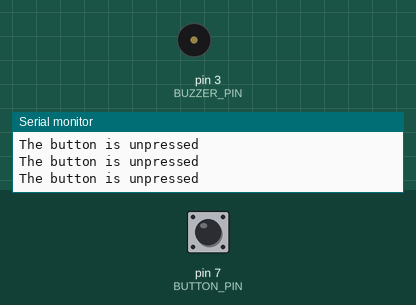
Recording of a sketch running on a simulated Arduino Uno, built with avr-gcc and run on an emulated ATmega328P. Shown: buzzer (waves = sounding, pin HIGH), the last lines printed to the serial monitor. Inputs (shaded band) come from the test bench; at power-on: pin 7 (BUTTON_PIN) HIGH. The modem accepts every AT command (registered, SIM ready, sends succeed) and sends nothing else.

Above: at 1.3 s.
1.4 s: pin 7 (BUTTON_PIN) pulled LOW for 0.15 s
At 2.5 s:
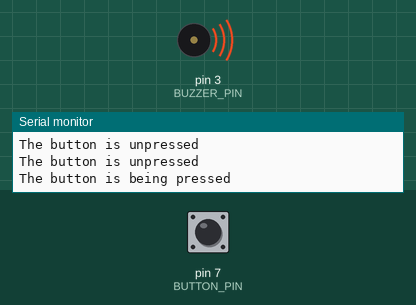
Timing chart, 0 to 41.1 s (numbered marks = the images above; inputs shaded):
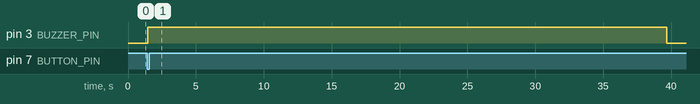

Measured:
- after the input at 1.4 s, pin 3 (BUZZER_PIN): LOW → HIGH at once, → LOW 38.2 s later

The sketch:

project.ino
```cpp
#include <SoftwareSerial.h>

SoftwareSerial mySerial(4, 5); // RX, TX

const char phoneNumber1[] = "+918919378556"; // Replace with the phone number you want to send SMS and call
const char defaultMessage[] = "Emergency Alert! Unusual Activity detected in Room no 118"; // Default message

const int BUTTON_PIN = 7; // Arduino pin connected to button's pin
const int BUZZER_PIN = 3; // Arduino pin connected to Buzzer's pin

void setup() {
  mySerial.begin(9600);   // Set the baud rate for the GSM module
  Serial.begin(9600);    // Set the baud rate for Serial Monitor
  pinMode(BUTTON_PIN, INPUT_PULLUP); // Set Arduino pin to input pull-up mode
  pinMode(BUZZER_PIN, OUTPUT);       // Set Arduino pin to output mode
  digitalWrite(BUZZER_PIN, LOW);     // Ensure buzzer is off initially
  delay(100);
}

void loop() {
  int buttonState = digitalRead(BUTTON_PIN); // Read button state

  if (buttonState == LOW) {
    // Button is pressed
    Serial.println("The button is being pressed");

    // Turn on the buzzer
    digitalWrite(BUZZER_PIN, HIGH);

    // Perform the actions: send SMS and make call to the number
    makeCallsAndSendSMS();

    // Turn off the buzzer after both actions
    digitalWrite(BUZZER_PIN, LOW);

    // Wait to avoid continuous activation
    delay(10000);
  } else {
    // Button is not pressed
    Serial.println("The button is unpressed");
    digitalWrite(BUZZER_PIN, LOW);  // Ensure buzzer is off
  }

  // Continuously read data from GSM module and print it to Serial Monitor
  if (mySerial.available() > 0) {
    Serial.write(mySerial.read());
  }
}

void sendSMS(const char* phoneNumber, const char* message) {
  mySerial.println("AT+CMGF=1");    // Set GSM module to text mode
  delay(1000);  // Wait for the command to be processed
  mySerial.print("AT+CMGS=\"");
  mySerial.print(phoneNumber);
  mySerial.println("\"");
  delay(1000);
  mySerial.println(message); // SMS text
  delay(100);
  mySerial.write(26); // ASCII code for CTRL+Z to send the SMS
  delay(1000);
}

void makeCall(const char* phoneNumber) {
  Serial.println("Attempting to make a call..."); // Debug message
  mySerial.print("ATD");
  mySerial.print(phoneNumber);
  mySerial.println(";");

  delay(1000); // Short delay before checking call status

  if (mySerial.available()) {
    Serial.print("Call response: ");
    while (mySerial.available()) {
      Serial.write(mySerial.read());
    }
  } else {
    Serial.println("No response from GSM module during call attempt.");
  }

  delay(30000); // Call duration (30 seconds)

  Serial.println("Hanging up the call...");
  mySerial.println("ATH"); // Hang up the call
  delay(1000);
}

void makeCallsAndSendSMS() {
  sendSMS(phoneNumber1, defaultMessage); // Send default SMS to the number
  delay(3000); // Delay to ensure SMS is sent before making a call

  // Make the first call
 // 5 seconds delay before making the second call

  // Make the second call
  makeCall(phoneNumber1);
}
```
